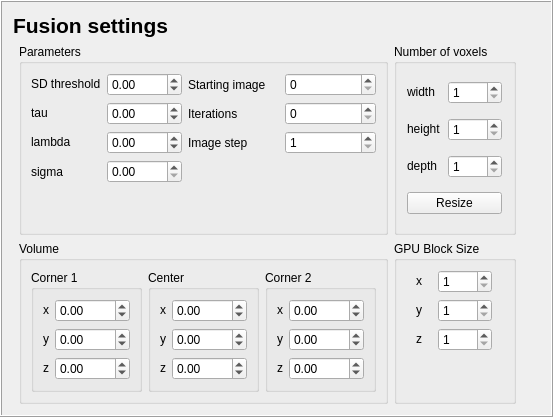
         <widget class="QFrame" name="frame_2">
          <property name="frameShape">
           <enum>QFrame::Box</enum>
          </property>
          <property name="frameShadow">
           <enum>QFrame::Raised</enum>
          </property>
          <layout class="QGridLayout" name="gridLayout_13">
           <item row="0" column="0" colspan="8">
            <widget class="QLabel" name="label_23">
             <property name="sizePolicy">
              <sizepolicy hsizetype="Preferred" vsizetype="Fixed">
               <horstretch>0</horstretch>
               <verstretch>0</verstretch>
              </sizepolicy>
             </property>
             <property name="font">
              <font>
               <pointsize>16</pointsize>
               <weight>75</weight>
               <bold>true</bold>
              </font>
             </property>
             <property name="text">
              <string>Fusion settings</string>
             </property>
             <property name="textFormat">
              <enum>Qt::PlainText</enum>
             </property>
            </widget>
           </item>
           <item row="2" column="1" colspan="2">
            <widget class="QGroupBox" name="groupBox_2">
             <property name="sizePolicy">
              <sizepolicy hsizetype="Fixed" vsizetype="Preferred">
               <horstretch>0</horstretch>
               <verstretch>0</verstretch>
              </sizepolicy>
             </property>
             <property name="title">
              <string>Volume</string>
             </property>
             <layout class="QGridLayout" name="gridLayout_15">
              <item row="0" column="0">
               <widget class="QGroupBox" name="groupBox_4">
                <property name="sizePolicy">
                 <sizepolicy hsizetype="Fixed" vsizetype="Fixed">
                  <horstretch>0</horstretch>
                  <verstretch>0</verstretch>
                 </sizepolicy>
                </property>
                <property name="title">
                 <string>Corner 1</string>
                </property>
                <layout class="QGridLayout" name="gridLayout_16">
                 <item row="1" column="0">
                  <widget class="QLabel" name="label_28">
                   <property name="sizePolicy">
                    <sizepolicy hsizetype="Fixed" vsizetype="Fixed">
                     <horstretch>0</horstretch>
                     <verstretch>0</verstretch>
                    </sizepolicy>
                   </property>
                   <property name="text">
                    <string>x</string>
                   </property>
                   <property name="buddy">
                    <cstring>fusion_volx1</cstring>
                   </property>
                  </widget>
                 </item>
                 <item row="2" column="0">
                  <widget class="QLabel" name="label_29">
                   <property name="sizePolicy">
                    <sizepolicy hsizetype="Fixed" vsizetype="Fixed">
                     <horstretch>0</horstretch>
                     <verstretch>0</verstretch>
                    </sizepolicy>
                   </property>
                   <property name="text">
                    <string>y</string>
                   </property>
                   <property name="buddy">
                    <cstring>fusion_voly1</cstring>
                   </property>
                  </widget>
                 </item>
                 <item row="3" column="0">
                  <widget class="QLabel" name="label_30">
                   <property name="sizePolicy">
                    <sizepolicy hsizetype="Fixed" vsizetype="Fixed">
                     <horstretch>0</horstretch>
                     <verstretch>0</verstretch>
                    </sizepolicy>
                   </property>
                   <property name="text">
                    <string>z</string>
                   </property>
                   <property name="buddy">
                    <cstring>fusion_volz1</cstring>
                   </property>
                  </widget>
                 </item>
                 <item row="1" column="1">
                  <widget class="QDoubleSpinBox" name="fusion_volx1">
                   <property name="sizePolicy">
                    <sizepolicy hsizetype="Fixed" vsizetype="Fixed">
                     <horstretch>0</horstretch>
                     <verstretch>0</verstretch>
                    </sizepolicy>
                   </property>
                   <property name="minimum">
                    <double>-1000.000000000000000</double>
                   </property>
                   <property name="maximum">
                    <double>1000.000000000000000</double>
                   </property>
                  </widget>
                 </item>
                 <item row="2" column="1">
                  <widget class="QDoubleSpinBox" name="fusion_voly1">
                   <property name="sizePolicy">
                    <sizepolicy hsizetype="Fixed" vsizetype="Fixed">
                     <horstretch>0</horstretch>
                     <verstretch>0</verstretch>
                    </sizepolicy>
                   </property>
                   <property name="minimum">
                    <double>-1000.000000000000000</double>
                   </property>
                   <property name="maximum">
                    <double>1000.000000000000000</double>
                   </property>
                  </widget>
                 </item>
                 <item row="3" column="1">
                  <widget class="QDoubleSpinBox" name="fusion_volz1">
                   <property name="sizePolicy">
                    <sizepolicy hsizetype="Fixed" vsizetype="Fixed">
                     <horstretch>0</horstretch>
                     <verstretch>0</verstretch>
                    </sizepolicy>
                   </property>
                   <property name="minimum">
                    <double>-1000.000000000000000</double>
                   </property>
                   <property name="maximum">
                    <double>1000.000000000000000</double>
                   </property>
                  </widget>
                 </item>
                </layout>
               </widget>
              </item>
              <item row="0" column="2">
               <widget class="QGroupBox" name="groupBox_5">
                <property name="sizePolicy">
                 <sizepolicy hsizetype="Fixed" vsizetype="Fixed">
                  <horstretch>0</horstretch>
                  <verstretch>0</verstretch>
                 </sizepolicy>
                </property>
                <property name="title">
                 <string>Corner 2</string>
                </property>
                <layout class="QGridLayout" name="gridLayout_17">
                 <item row="0" column="0">
                  <widget class="QLabel" name="label_31">
                   <property name="sizePolicy">
                    <sizepolicy hsizetype="Fixed" vsizetype="Fixed">
                     <horstretch>0</horstretch>
                     <verstretch>0</verstretch>
                    </sizepolicy>
                   </property>
                   <property name="text">
                    <string>x</string>
                   </property>
                   <property name="buddy">
                    <cstring>fusion_volx2</cstring>
                   </property>
                  </widget>
                 </item>
                 <item row="1" column="0">
                  <widget class="QLabel" name="label_32">
                   <property name="sizePolicy">
                    <sizepolicy hsizetype="Fixed" vsizetype="Fixed">
                     <horstretch>0</horstretch>
                     <verstretch>0</verstretch>
                    </sizepolicy>
                   </property>
                   <property name="text">
                    <string>y</string>
                   </property>
                   <property name="buddy">
                    <cstring>fusion_voly2</cstring>
                   </property>
                  </widget>
                 </item>
                 <item row="2" column="0">
                  <widget class="QLabel" name="label_33">
                   <property name="sizePolicy">
                    <sizepolicy hsizetype="Fixed" vsizetype="Fixed">
                     <horstretch>0</horstretch>
                     <verstretch>0</verstretch>
                    </sizepolicy>
                   </property>
                   <property name="text">
                    <string>z</string>
                   </property>
                   <property name="buddy">
                    <cstring>fusion_volz2</cstring>
                   </property>
                  </widget>
                 </item>
                 <item row="1" column="1">
                  <widget class="QDoubleSpinBox" name="fusion_voly2">
                   <property name="sizePolicy">
                    <sizepolicy hsizetype="Fixed" vsizetype="Fixed">
                     <horstretch>0</horstretch>
                     <verstretch>0</verstretch>
                    </sizepolicy>
                   </property>
                   <property name="minimum">
                    <double>-1000.000000000000000</double>
                   </property>
                   <property name="maximum">
                    <double>1000.000000000000000</double>
                   </property>
                  </widget>
                 </item>
                 <item row="0" column="1">
                  <widget class="QDoubleSpinBox" name="fusion_volx2">
                   <property name="sizePolicy">
                    <sizepolicy hsizetype="Fixed" vsizetype="Fixed">
                     <horstretch>0</horstretch>
                     <verstretch>0</verstretch>
                    </sizepolicy>
                   </property>
                   <property name="minimum">
                    <double>-1000.000000000000000</double>
                   </property>
                   <property name="maximum">
                    <double>1000.000000000000000</double>
                   </property>
                  </widget>
                 </item>
                 <item row="2" column="1">
                  <widget class="QDoubleSpinBox" name="fusion_volz2">
                   <property name="sizePolicy">
                    <sizepolicy hsizetype="Fixed" vsizetype="Fixed">
                     <horstretch>0</horstretch>
                     <verstretch>0</verstretch>
                    </sizepolicy>
                   </property>
                   <property name="minimum">
                    <double>-1000.000000000000000</double>
                   </property>
                   <property name="maximum">
                    <double>1000.000000000000000</double>
                   </property>
                  </widget>
                 </item>
                </layout>
               </widget>
              </item>
              <item row="0" column="1">
               <widget class="QGroupBox" name="groupBox_7">
                <property name="title">
                 <string>Center</string>
                </property>
                <layout class="QGridLayout" name="gridLayout_19">
                 <item row="0" column="0">
                  <widget class="QLabel" name="label_38">
                   <property name="sizePolicy">
                    <sizepolicy hsizetype="Fixed" vsizetype="Fixed">
                     <horstretch>0</horstretch>
                     <verstretch>0</verstretch>
                    </sizepolicy>
                   </property>
                   <property name="text">
                    <string>x</string>
                   </property>
                   <property name="buddy">
                    <cstring>fusion_cx</cstring>
                   </property>
                  </widget>
                 </item>
                 <item row="1" column="0">
                  <widget class="QLabel" name="label_39">
                   <property name="sizePolicy">
                    <sizepolicy hsizetype="Fixed" vsizetype="Fixed">
                     <horstretch>0</horstretch>
                     <verstretch>0</verstretch>
                    </sizepolicy>
                   </property>
                   <property name="text">
                    <string>y</string>
                   </property>
                   <property name="buddy">
                    <cstring>fusion_cy</cstring>
                   </property>
                  </widget>
                 </item>
                 <item row="2" column="0">
                  <widget class="QLabel" name="label_37">
                   <property name="sizePolicy">
                    <sizepolicy hsizetype="Fixed" vsizetype="Fixed">
                     <horstretch>0</horstretch>
                     <verstretch>0</verstretch>
                    </sizepolicy>
                   </property>
                   <property name="text">
                    <string>z</string>
                   </property>
                   <property name="buddy">
                    <cstring>fusion_cz</cstring>
                   </property>
                  </widget>
                 </item>
                 <item row="0" column="1">
                  <widget class="QDoubleSpinBox" name="fusion_cx">
                   <property name="sizePolicy">
                    <sizepolicy hsizetype="Fixed" vsizetype="Fixed">
                     <horstretch>0</horstretch>
                     <verstretch>0</verstretch>
                    </sizepolicy>
                   </property>
                   <property name="minimum">
                    <double>-1000.000000000000000</double>
                   </property>
                   <property name="maximum">
                    <double>1000.000000000000000</double>
                   </property>
                  </widget>
                 </item>
                 <item row="1" column="1">
                  <widget class="QDoubleSpinBox" name="fusion_cy">
                   <property name="sizePolicy">
                    <sizepolicy hsizetype="Fixed" vsizetype="Fixed">
                     <horstretch>0</horstretch>
                     <verstretch>0</verstretch>
                    </sizepolicy>
                   </property>
                   <property name="minimum">
                    <double>-1000.000000000000000</double>
                   </property>
                   <property name="maximum">
                    <double>1000.000000000000000</double>
                   </property>
                  </widget>
                 </item>
                 <item row="2" column="1">
                  <widget class="QDoubleSpinBox" name="fusion_cz">
                   <property name="sizePolicy">
                    <sizepolicy hsizetype="Fixed" vsizetype="Fixed">
                     <horstretch>0</horstretch>
                     <verstretch>0</verstretch>
                    </sizepolicy>
                   </property>
                   <property name="minimum">
                    <double>-1000.000000000000000</double>
                   </property>
                   <property name="maximum">
                    <double>1000.000000000000000</double>
                   </property>
                  </widget>
                 </item>
                </layout>
               </widget>
              </item>
             </layout>
            </widget>
           </item>
           <item row="1" column="3">
            <widget class="QGroupBox" name="groupBox">
             <property name="sizePolicy">
              <sizepolicy hsizetype="Fixed" vsizetype="Preferred">
               <horstretch>0</horstretch>
               <verstretch>0</verstretch>
              </sizepolicy>
             </property>
             <property name="title">
              <string>Number of voxels</string>
             </property>
             <layout class="QGridLayout" name="gridLayout_14">
              <item row="2" column="0">
               <widget class="QLabel" name="label_27">
                <property name="sizePolicy">
                 <sizepolicy hsizetype="Fixed" vsizetype="Fixed">
                  <horstretch>0</horstretch>
                  <verstretch>0</verstretch>
                 </sizepolicy>
                </property>
                <property name="text">
                 <string>depth</string>
                </property>
                <property name="buddy">
                 <cstring>fusion_d</cstring>
                </property>
               </widget>
              </item>
              <item row="0" column="0">
               <widget class="QLabel" name="label_25">
                <property name="sizePolicy">
                 <sizepolicy hsizetype="Fixed" vsizetype="Fixed">
                  <horstretch>0</horstretch>
                  <verstretch>0</verstretch>
                 </sizepolicy>
                </property>
                <property name="text">
                 <string>width</string>
                </property>
                <property name="buddy">
                 <cstring>fusion_w</cstring>
                </property>
               </widget>
              </item>
              <item row="1" column="1">
               <widget class="QSpinBox" name="fusion_h">
                <property name="sizePolicy">
                 <sizepolicy hsizetype="Fixed" vsizetype="Fixed">
                  <horstretch>0</horstretch>
                  <verstretch>0</verstretch>
                 </sizepolicy>
                </property>
                <property name="minimum">
                 <number>1</number>
                </property>
                <property name="maximum">
                 <number>9999</number>
                </property>
                <property name="singleStep">
                 <number>10</number>
                </property>
               </widget>
              </item>
              <item row="1" column="0">
               <widget class="QLabel" name="label_26">
                <property name="sizePolicy">
                 <sizepolicy hsizetype="Fixed" vsizetype="Fixed">
                  <horstretch>0</horstretch>
                  <verstretch>0</verstretch>
                 </sizepolicy>
                </property>
                <property name="text">
                 <string>height</string>
                </property>
                <property name="buddy">
                 <cstring>fusion_h</cstring>
                </property>
               </widget>
              </item>
              <item row="0" column="1">
               <widget class="QSpinBox" name="fusion_w">
                <property name="sizePolicy">
                 <sizepolicy hsizetype="Fixed" vsizetype="Fixed">
                  <horstretch>0</horstretch>
                  <verstretch>0</verstretch>
                 </sizepolicy>
                </property>
                <property name="minimum">
                 <number>1</number>
                </property>
                <property name="maximum">
                 <number>9999</number>
                </property>
                <property name="singleStep">
                 <number>10</number>
                </property>
               </widget>
              </item>
              <item row="3" column="0" colspan="2">
               <widget class="QPushButton" name="fusion_resize">
                <property name="text">
                 <string>Resize</string>
                </property>
               </widget>
              </item>
              <item row="2" column="1">
               <widget class="QSpinBox" name="fusion_d">
                <property name="sizePolicy">
                 <sizepolicy hsizetype="Fixed" vsizetype="Fixed">
                  <horstretch>0</horstretch>
                  <verstretch>0</verstretch>
                 </sizepolicy>
                </property>
                <property name="minimum">
                 <number>1</number>
                </property>
                <property name="maximum">
                 <number>9999</number>
                </property>
                <property name="singleStep">
                 <number>10</number>
                </property>
               </widget>
              </item>
             </layout>
            </widget>
           </item>
           <item row="2" column="3">
            <widget class="QGroupBox" name="groupBox_6">
             <property name="sizePolicy">
              <sizepolicy hsizetype="Minimum" vsizetype="Preferred">
               <horstretch>0</horstretch>
               <verstretch>0</verstretch>
              </sizepolicy>
             </property>
             <property name="title">
              <string>GPU Block Size</string>
             </property>
             <layout class="QGridLayout" name="gridLayout_18">
              <item row="0" column="0">
               <widget class="QLabel" name="label_35">
                <property name="sizePolicy">
                 <sizepolicy hsizetype="Fixed" vsizetype="Fixed">
                  <horstretch>0</horstretch>
                  <verstretch>0</verstretch>
                 </sizepolicy>
                </property>
                <property name="text">
                 <string>x</string>
                </property>
                <property name="buddy">
                 <cstring>fusion_threadsw</cstring>
                </property>
               </widget>
              </item>
              <item row="2" column="0">
               <widget class="QLabel" name="label_34">
                <property name="sizePolicy">
                 <sizepolicy hsizetype="Fixed" vsizetype="Fixed">
                  <horstretch>0</horstretch>
                  <verstretch>0</verstretch>
                 </sizepolicy>
                </property>
                <property name="text">
                 <string>z</string>
                </property>
                <property name="buddy">
                 <cstring>fusion_threadsd</cstring>
                </property>
               </widget>
              </item>
              <item row="0" column="1">
               <widget class="QSpinBox" name="fusion_threadsw">
                <property name="sizePolicy">
                 <sizepolicy hsizetype="Fixed" vsizetype="Fixed">
                  <horstretch>0</horstretch>
                  <verstretch>0</verstretch>
                 </sizepolicy>
                </property>
                <property name="minimum">
                 <number>1</number>
                </property>
                <property name="maximum">
                 <number>5120</number>
                </property>
                <property name="singleStep">
                 <number>1</number>
                </property>
               </widget>
              </item>
              <item row="1" column="0">
               <widget class="QLabel" name="label_36">
                <property name="sizePolicy">
                 <sizepolicy hsizetype="Fixed" vsizetype="Fixed">
                  <horstretch>0</horstretch>
                  <verstretch>0</verstretch>
                 </sizepolicy>
                </property>
                <property name="text">
                 <string>y</string>
                </property>
                <property name="buddy">
                 <cstring>fusion_threadsh</cstring>
                </property>
               </widget>
              </item>
              <item row="2" column="1">
               <widget class="QSpinBox" name="fusion_threadsd">
                <property name="sizePolicy">
                 <sizepolicy hsizetype="Fixed" vsizetype="Fixed">
                  <horstretch>0</horstretch>
                  <verstretch>0</verstretch>
                 </sizepolicy>
                </property>
                <property name="minimum">
                 <number>1</number>
                </property>
                <property name="maximum">
                 <number>5120</number>
                </property>
                <property name="singleStep">
                 <number>1</number>
                </property>
               </widget>
              </item>
              <item row="3" column="1">
               <spacer name="verticalSpacer">
                <property name="orientation">
                 <enum>Qt::Vertical</enum>
                </property>
                <property name="sizeHint" stdset="0">
                 <size>
                  <width>20</width>
                  <height>40</height>
                 </size>
                </property>
               </spacer>
              </item>
              <item row="1" column="1">
               <widget class="QSpinBox" name="fusion_threadsh">
                <property name="sizePolicy">
                 <sizepolicy hsizetype="Fixed" vsizetype="Fixed">
                  <horstretch>0</horstretch>
                  <verstretch>0</verstretch>
                 </sizepolicy>
                </property>
                <property name="minimum">
                 <number>1</number>
                </property>
                <property name="maximum">
                 <number>5120</number>
                </property>
                <property name="singleStep">
                 <number>1</number>
                </property>
               </widget>
              </item>
             </layout>
            </widget>
           </item>
           <item row="1" column="1" colspan="2">
            <widget class="QGroupBox" name="groupBox_8">
             <property name="sizePolicy">
              <sizepolicy hsizetype="Minimum" vsizetype="Preferred">
               <horstretch>0</horstretch>
               <verstretch>0</verstretch>
              </sizepolicy>
             </property>
             <property name="title">
              <string>Parameters</string>
             </property>
             <layout class="QGridLayout" name="gridLayout_20">
              <item row="2" column="0">
               <widget class="QLabel" name="fusion_lambda_label">
                <property name="sizePolicy">
                 <sizepolicy hsizetype="Fixed" vsizetype="Fixed">
                  <horstretch>0</horstretch>
                  <verstretch>0</verstretch>
                 </sizepolicy>
                </property>
                <property name="text">
                 <string>lambda</string>
                </property>
                <property name="buddy">
                 <cstring>fusion_lambda</cstring>
                </property>
               </widget>
              </item>
              <item row="0" column="0">
               <widget class="QLabel" name="label_41">
                <property name="sizePolicy">
                 <sizepolicy hsizetype="Fixed" vsizetype="Fixed">
                  <horstretch>0</horstretch>
                  <verstretch>0</verstretch>
                 </sizepolicy>
                </property>
                <property name="text">
                 <string>SD threshold</string>
                </property>
                <property name="buddy">
                 <cstring>fusion_threshold</cstring>
                </property>
               </widget>
              </item>
              <item row="0" column="1">
               <widget class="QDoubleSpinBox" name="fusion_threshold">
                <property name="sizePolicy">
                 <sizepolicy hsizetype="Fixed" vsizetype="Fixed">
                  <horstretch>0</horstretch>
                  <verstretch>0</verstretch>
                 </sizepolicy>
                </property>
                <property name="minimum">
                 <double>-1000.000000000000000</double>
                </property>
                <property name="maximum">
                 <double>1000.000000000000000</double>
                </property>
               </widget>
              </item>
              <item row="1" column="0">
               <widget class="QLabel" name="fusion_tau_label">
                <property name="sizePolicy">
                 <sizepolicy hsizetype="Fixed" vsizetype="Fixed">
                  <horstretch>0</horstretch>
                  <verstretch>0</verstretch>
                 </sizepolicy>
                </property>
                <property name="text">
                 <string>tau</string>
                </property>
                <property name="buddy">
                 <cstring>fusion_tau</cstring>
                </property>
               </widget>
              </item>
              <item row="1" column="1">
               <widget class="QDoubleSpinBox" name="fusion_tau">
                <property name="sizePolicy">
                 <sizepolicy hsizetype="Fixed" vsizetype="Fixed">
                  <horstretch>0</horstretch>
                  <verstretch>0</verstretch>
                 </sizepolicy>
                </property>
                <property name="minimum">
                 <double>-1000.000000000000000</double>
                </property>
                <property name="maximum">
                 <double>1000.000000000000000</double>
                </property>
               </widget>
              </item>
              <item row="2" column="1">
               <widget class="QDoubleSpinBox" name="fusion_lambda">
                <property name="sizePolicy">
                 <sizepolicy hsizetype="Fixed" vsizetype="Fixed">
                  <horstretch>0</horstretch>
                  <verstretch>0</verstretch>
                 </sizepolicy>
                </property>
                <property name="minimum">
                 <double>-1000.000000000000000</double>
                </property>
                <property name="maximum">
                 <double>1000.000000000000000</double>
                </property>
               </widget>
              </item>
              <item row="3" column="1">
               <widget class="QDoubleSpinBox" name="fusion_sigma"/>
              </item>
              <item row="3" column="0">
               <widget class="QLabel" name="fusion_sigma_label">
                <property name="text">
                 <string>sigma</string>
                </property>
                <property name="buddy">
                 <cstring>fusion_sigma</cstring>
                </property>
               </widget>
              </item>
              <item row="0" column="2">
               <widget class="QLabel" name="label_44">
                <property name="text">
                 <string>Starting image</string>
                </property>
                <property name="buddy">
                 <cstring>fusion_simage</cstring>
                </property>
               </widget>
              </item>
              <item row="1" column="2">
               <widget class="QLabel" name="label_45">
                <property name="text">
                 <string>Iterations</string>
                </property>
                <property name="buddy">
                 <cstring>fusion_iters</cstring>
                </property>
               </widget>
              </item>
              <item row="2" column="2">
               <widget class="QLabel" name="label_46">
                <property name="text">
                 <string>Image step</string>
                </property>
                <property name="buddy">
                 <cstring>fusion_imstep</cstring>
                </property>
               </widget>
              </item>
              <item row="1" column="3">
               <widget class="QSpinBox" name="fusion_iters">
                <property name="maximum">
                 <number>10000</number>
                </property>
               </widget>
              </item>
              <item row="0" column="3">
               <widget class="QSpinBox" name="fusion_simage">
                <property name="sizePolicy">
                 <sizepolicy hsizetype="Minimum" vsizetype="Fixed">
                  <horstretch>0</horstretch>
                  <verstretch>0</verstretch>
                 </sizepolicy>
                </property>
                <property name="maximum">
                 <number>10000</number>
                </property>
               </widget>
              </item>
              <item row="2" column="3">
               <widget class="QSpinBox" name="fusion_imstep">
                <property name="minimum">
                 <number>1</number>
                </property>
                <property name="maximum">
                 <number>1000</number>
                </property>
               </widget>
              </item>
              <item row="4" column="1">
               <spacer name="verticalSpacer_2">
                <property name="orientation">
                 <enum>Qt::Vertical</enum>
                </property>
                <property name="sizeHint" stdset="0">
                 <size>
                  <width>20</width>
                  <height>40</height>
                 </size>
                </property>
               </spacer>
              </item>
             </layout>
            </widget>
           </item>
          </layout>
         </widget>
